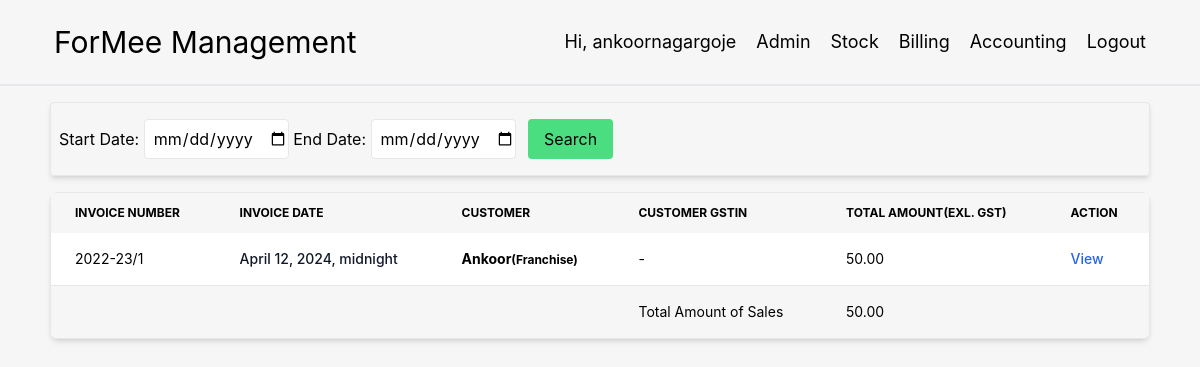
Page /accounting/pnl/sales/ (signed in) on the committed database.
### Billing/models.py (models this page shows, shortened)
class Order(models.Model):
    created_at = models.DateTimeField(auto_now_add=False, editable=True, null=True)
    customer = models.ForeignKey(Customer, on_delete=models.CASCADE)
    products = models.ManyToManyField(Product, through='OrderItem')
    order_total = models.FloatField(default=0)
    payment_status = models.CharField(max_length=30, default='Pending')
    payment_type = models.CharField(max_length=20, default='')
    discount = models.PositiveIntegerField(default=0, null=True, blank=True)
    delivery = models.FloatField(default=0, null=True, blank=True)

class Customer(models.Model):
    name = models.CharField(max_length=200)
    address = models.CharField(max_length=200)
    district = models.CharField(max_length=100, default='')
    email = models.EmailField()
    gstin = models.CharField(max_length=100)
    fssai = models.CharField(max_length=100)
    phone = models.PositiveBigIntegerField()
    birth_date = models.CharField(max_length=10, default="")
    order_type = models.CharField(max_length=30, choices=SALE_CHOICE, default='normal')
    franchise_id = models.CharField(default="", max_length=5)

### Accounting/views.py (the view)
# urls.py: path('accounting/pnl/sales/', views.sales),
@login_required
def sales(request):
    total_sales = Order.objects.aggregate(TOTAL=Sum('order_total'))['TOTAL']
    if request.method == 'GET':
        start_date = request.GET.get('start_date')
        end_date = request.GET.get('end_date')
        if start_date and end_date:
            start_datetime = datetime.strptime(start_date, '%Y-%m-%d')
            end_datetime = datetime.strptime(end_date, '%Y-%m-%d')
            orders = Order.objects.filter(created_at__range=(start_datetime, end_datetime))
            total_sales = orders.aggregate(TOTAL=Sum('order_total'))['TOTAL']
        else:
            orders = Order.objects.filter().order_by('-pk')[:20]
    else:
        orders = Order.objects.filter().order_by('-pk')[:20]
    return render(request, 'sales.html', {'orders': orders, 'total_sales': total_sales})

### Accounting/templates/sales.html (shortened to what this page needs)
{% extends 'base.html' %}
{% block body %}
<div class="m-auto w-11/12 mt-4 p-2 border rounded flex flex-row justify-between items-center shadow-md">
    <form method="GET">
        <label for="start_date">Start Date:</label>
        <input type="date" id="start_date" name="start_date" class="h-10 border indent-1 rounded">
        <label for="end_date">End Date:</label>
        <input type="date" id="end_date" name="end_date" class="h-10 border indent-1 rounded">
        <button type="submit" class="px-4 py-2 bg-green-400 rounded m-2">Search</button>
    </form>
</div>
<div class="relative overflow-x-auto shadow-md sm:rounded-lg w-11/12 m-auto mt-4 mb-8">
    <table class="w-full text-sm text-left border">
        <thead class="text-xs uppercase">
        <tr>
            <th scope="col" class="px-6 py-3">
                Invoice Number
            </th>
            <th scope="col" class="px-6 py-3">
                Invoice Date
            </th>
            <th scope="col" class="px-6 py-3">
                Customer
            </th>
            <th scope="col" class="px-6 py-3">
                Customer GSTIN
            </th>
            <th scope="col" class="px-6 py-3">
                Total Amount(exl. gst)
            </th>
            <th scope="col" class="px-6 py-3">
                Action
            </th>
        </tr>
        </thead>
        <tbody>
        {% for order in orders %}
        <tr class="bg-white border-b">
            <td class="px-6 py-4">
                2022-23/{{ order.id }}
            </td>
            <th scope="row" class="px-6 py-4 font-medium text-gray-900">
                {{ order.created_at }}
            </th>
            <td class="px-6 py-4 font-bold">
                {{ order.customer.name }}<span class="text-xs">({{ order.customer.get_order_type_display }})</span>
            </td>
            <td class="px-6 py-4">
                {% if order.customer.gstin %}
                {{ order.customer.gstin }}
                {% else %}
                -
                {% endif %}
            </td>
            <td class="px-6 py-4">
                {{ order.order_total|floatformat:2 }}
            </td>
            <td class="px-6 py-4">
                <a href="/invoice/{{ order.pk }}/" class="font-medium text-blue-600 hover:underline">View</a>
            </td>
        </tr>
        {% endfor %}
        <tr>
            <td class="px-6 py-4"></td>
            <td scope="row" class="px-6 py-4 font-medium text-gray-900"></td>
            <td class="px-6 py-4"></td>
            <td class="px-6 py-4">Total Amount of Sales</td>
            <td class="px-6 py-4">{{ total_sales|floatformat:2 }}</td>
        </tr>
        </tbody>
    </table>
</div>
{% endblock %}

### Stock/templates/base.html (shortened to what this page needs)
<!DOCTYPE html>
<html lang="en">
<head>
    {% load static %}
    <script src="https://cdn.tailwindcss.com"></script>
</head>
<body style="font-family: -apple-system, BlinkMacSystemFont, 'Segoe UI', Roboto, Helvetica, Arial, sans-serif, 'Apple Color Emoji', 'Segoe UI Emoji', 'Segoe UI Symbol'; background-color:#f6f6f6;">
<nav class="w-full border-b-2">
    <div name="NAVBAR" class="p-4 flex flex-row w-[95%] m-auto flex-wrap justify-between items-center">
        <div class="flex-initial min-w-1/2">
            <p class="text-3xl p-2">ForMee Management</p>
        </div>
        <div class="flex-auto w-32 flex gap-1 justify-end items-center">
            {% if user.is_authenticated %}
            <div class=" ease-in-out duration-300 rounded-xl hover:bg-gray-200"><p class="text-lg p-2">Hi, {{ user.username }}</p></div>
            {% if user.username == 'ankoornagargoje' %}
            <div class=" ease-in-out duration-300 rounded-xl hover:bg-gray-200"><a href="/admin/"><p class="text-lg p-2">Admin</p></a></div>
            {% endif %}
            <div class=" ease-in-out duration-300 rounded-xl hover:bg-gray-200"><a href="/stock/"><p class="text-lg p-2 ease-in-out duration-300">Stock</p></a></div>
            <div class=" ease-in-out duration-300 rounded-xl hover:bg-gray-200"><a href="/billing/"><p class="text-lg p-2 ease-in-out duration-300">Billing</p></a></div>
            <div class=" ease-in-out duration-300 rounded-xl hover:bg-gray-200"><a href="/accounting/"><p class="text-lg p-2 ease-in-out duration-300">Accounting</p></a></div>
            <div class=" ease-in-out duration-300 rounded-xl hover:bg-gray-200"><a href="/logout/"><p class="text-lg p-2 ease-in-out duration-300">Logout</p></a></div>
            {% endif %}
        </div>
    </div>
</nav>
{% block body %}
{% endblock %}
</body>
</html>

### rows in the picture
Order: id "1", created_at "April 12, 2024, midnight", customer.name "Ankoor", customer.order_type "Franchise", order_total "50.00"

### other values in the picture
{{ user.username }} "ankoornagargoje"
{{ total_sales|floatformat:2 }} "50.00"
